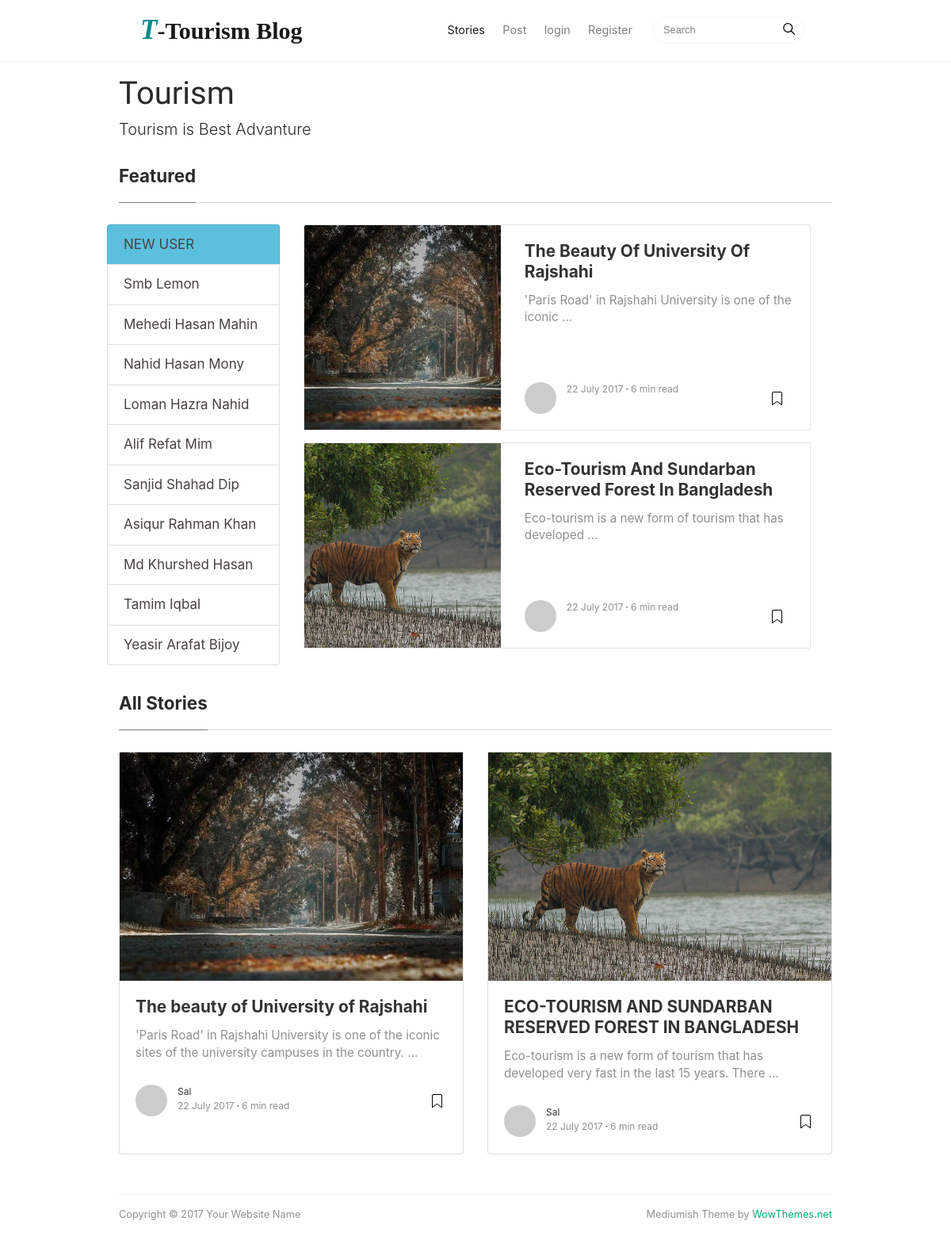
The page / on the database its author committed.
### myapp/models.py (models this page shows, shortened)
class Tourism(models.Model):
    place = models.CharField(max_length=200,blank=True,null=True)
    title = models.CharField(max_length=400)
    image = models.ImageField(null = True,blank = True,upload_to='images/')
    details = RichTextUploadingField()

### myapp/views.py (the view)
# urls.py: path('',PostLIst.as_view(),name='home'),
class PostLIst(ListView):
    model = Tourism
    form_class = RapistForm
    template_name = 'myapp/index.html'
    ordering = ['-id']
    paginate_by = 2

### templates/myapp/index.html (shortened to what this page needs)
{% load static %}
<!DOCTYPE html>
<html lang="en">
<head>
<link href="{% static 'myapp/css/bootstrap.min.css' %}" rel="stylesheet">
<link href="https://maxcdn.bootstrapcdn.com/font-awesome/4.7.0/css/font-awesome.min.css" rel="stylesheet">
<link rel="stylesheet" href="{% static 'myapp/css/main.css' %}">
<link href="{% static 'myapp/css/mediumish.css' %}" rel="stylesheet">
</head>
<body>
<nav class="navbar navbar-toggleable-md navbar-light bg-white fixed-top mediumnavigation">
<div class="container w-75 mx-auto">
	<a class="navbar-brand" style="font-family: Georgia, 'Times New Roman', Times, serif;font-weight: bolder;font-size: 30px;" href="{% url 'home' %}">
	<span style="color:darkcyan;font-size: 35px;font-style: italic;" > T</span>-Tourism Blog
	</a>
	<div class="collapse navbar-collapse" id="navbarsExampleDefault">
		<ul class="navbar-nav ml-auto">
			<li class="nav-item active">
			<a class="nav-link" href="index.html">Stories <span class="sr-only">(current)</span></a>
			</li>
			<li class="nav-item">
			<a class="nav-link" href="post.html">Post</a>
			</li>
			{% if user.is_authenticated%}
			<li class="nav-item">
				<a class="nav-link" href="#">{{user.username}}</a>
				</li>
			<li class="nav-item">
				<a class="nav-link" href="{% url 'logout' %}">logout</a>
			</li>
			{% else %}
			<li class="nav-item">
				<a class="nav-link" href="{% url 'login' %}">login</a>
			</li>
			<li class="nav-item">
				<a class="nav-link" href="{% url 'register' %}">Register</a>
			</li>
			{% endif%}
		</ul>
		<form class="form-inline my-2 my-lg-0">
			<input class="form-control mr-sm-2" type="text" placeholder="Search">
			<span class="search-icon"><svg class="svgIcon-use" width="25" height="25" viewbox="0 0 25 25"><path d="M20.067 18.933l-4.157-4.157a6 6 0 1 0-.884.884l4.157 4.157a.624.624 0 1 0 .884-.884zM6.5 11c0-2.62 2.13-4.75 4.75-4.75S16 8.38 16 11s-2.13 4.75-4.75 4.75S6.5 13.62 6.5 11z"></path></svg></span>
		</form>
	</div>
</div>
</nav>
<div class="w-75 mx-auto">
	<div class="mainheading">
		<h1 class="sitetitle">Tourism</h1>
		<p class="lead">
			Tourism is Best Advanture
		</p>
	</div>
	<section class="featured-posts">
	<div class="section-title">
		<h2><span>Featured</span></h2>
	</div>
	<div class="row">
		<div class="col-md-3 list-group">
			<div>
				<ul class="list-unstyled">
					<li class="list-group-item bg-info"><a class="site-nav-name text-uppercase font-weight-bold" href="#">New user</a></li>
					<li class="list-group-item"><a class="site-nav-name" href="#">Smb Lemon</a></li>
					<li class="list-group-item"><a class="site-nav-name" href="#">Mehedi Hasan Mahin</a></li>
					<li class="list-group-item"><a class="site-nav-name" href="#"> Nahid Hasan Mony</a></li>
					<li class="list-group-item"><a class="site-nav-name" href="#">Loman Hazra Nahid</a></li>
					<li class="list-group-item"><a class="site-nav-name" href="#">Alif Refat Mim</a></li>
					<li class="list-group-item"><a class="site-nav-name" href="#">Sanjid Shahad Dip</a></li>
					<li class="list-group-item"><a class="site-nav-name" href="#"> Asiqur Rahman Khan</a></li>
					<li class="list-group-item"><a class="site-nav-name" href="#">Md Khurshed Hasan</a></li>
					<li class="list-group-item"><a class="site-nav-name" href="#"> Tamim Iqbal</a></li>
					<li class="list-group-item"><a class="site-nav-name" href="#">Yeasir Arafat Bijoy</a></li>
				</ul>
			</div>
		</div>
		<div class="col-md-8">
			<div class="card-columns listfeaturedtag">
		{% for post in object_list %}
				<div class="card shadow-lg bg-dark rounded" style="width: 40rem;">
					<div class="row">
						<div class="col-md-5 wrapthumbnail">
							<a href="post.html">
								<div class="thumbnail" style="background-image:url({{ post.image.url }});">
								</div>
							</a>
						</div>
						<div class="col-md-7">
							<div class="card-block">
								<h2 class="card-title"><a href="{% url 'rapist-detail' post.pk %}">{{post.title | title }}</a></h2>
								<h4 class="card-text">{{post.details|safe|truncatewords:10}}</h4>
								<div class="metafooter">
									<div class="wrapfooter">
										<span class="meta-footer-thumb">
										<a href="author.html"><img class="author-thumb" src="https://www.gravatar.com/avatar/e56154546cf4be74e393c62d1ae9f9d4?s=250&amp;d=mm&amp;r=x" alt="Sal"></a>
										</span>
										<span class="author-meta">
										<span class="post-date">22 July 2017</span><span class="dot"></span><span class="post-read">6 min read</span>
										</span>
										<span class="post-read-more"><a href="post.html" title="Read Story"></a></span>
									</div>
								</div>
							</div>
						</div>
					</div>
				</div>
				{% endfor %}
			</div>
		</div>
	</div>
	</section>
	<section class="recent-posts">
	<div class="section-title">
		<h2><span>All Stories</span></h2>
	</div>
	<div class="card-deck listrecent">
		{% for post in object_list %}
		<div class="card">
			<a href="post.html">
				<img class="img-fluid" src="{{post.image.url}}" alt="">
			</a>
			<div class="card-block">
				<h2 class="card-title"><a href="{% url 'rapist-detail' post.pk %}">{{ post.title }}</a></h2>
				<h4 class="card-text">{{ post.details   | truncatewords:18 | safe}}</h4>
				<div class="metafooter">
					<div class="wrapfooter">
						<span class="meta-footer-thumb">
						<a href="author.html"><img class="author-thumb" src="https://www.gravatar.com/avatar/e56154546cf4be74e393c62d1ae9f9d4?s=250&amp;d=mm&amp;r=x" alt="Sal"></a>
						</span>
						<span class="author-meta">
						<span class="post-name"><a href="author.html">Sal</a></span><br/>
						<span class="post-date">22 July 2017</span><span class="dot"></span><span class="post-read">6 min read</span>
						</span>
						<span class="post-read-more"><a href="post.html" title="Read Story"></a></span>
					</div>
				</div>
			</div>
		</div>
		{% endfor %}
	</div>
	</section>
	<div class="footer">
		<p class="pull-left">
			 Copyright &copy; 2017 Your Website Name
		</p>
		<p class="pull-right">
			 Mediumish Theme by <a target="_blank" href="https://www.wowthemes.net">WowThemes.net</a>
		</p>
		<div class="clearfix">
		</div>
	</div>
</div>
</body>
</html>

### static/myapp/css/main.css (style rules this page uses)
.site-nav-name { font-size: 17px; font-weight: normal; color: rgb(72, 66, 66); }

### static/myapp/css/mediumish.css (style rules this page uses)
body { padding-top:5rem; }
.mainheading { padding:1rem 0rem; }
a { color:#00ab6b; }
a,a:hover { transition:all 0.2s; }
.mediumnavigation { background:rgba(255,255,255,.97); box-shadow:0 2px 2px -2px rgba(0,0,0,.15); }
section { margin-bottom:20px; }
.section-title h2 { border-bottom:1px solid rgba(0,0,0,.15); margin-bottom:25px; font-weight:700; font-size:1.4rem; margin-bottom:27px; }
.section-title span { border-bottom:1px solid rgba(0,0,0,.44); display:inline-block; padding-bottom:20px; margin-bottom:-1px; }
@media (min-width:576px) { .card-columns.listfeaturedtag { -webkit-column-count:2; -moz-column-count:2; column-count:2; } }
@media (min-width:992px) { .navbar-toggleable-md .navbar-nav .nav-link { padding-right:.7rem; padding-left:.7rem; width: 100%; } }
.card-columns .card { margin-bottom:20px; }
.listfeaturedtag .wrapthumbnail { height:258px; flex:0 0 auto; }
.listfeaturedtag .card { border:1px solid rgba(0,0,0,.1); border-radius:2px; height:260px; padding-left:0; margin-bottom:15px; }
.listfeaturedtag .thumbnail { background-size:cover; height:100%; display:block; background-position:38% 22% !important; background-origin:border-box!important; border-top-left-radius:2px; }
.listfeaturedtag .card-block { padding-left:0; }
.listfeaturedtag h2.card-title,.listrecent h2.card-title { font-size:1.3rem; font-weight:700; line-height: 1.25; }
.listfeaturedtag h2.card-title a,.listrecent h2.card-title a { color:rgba(0,0,0,.8); }
.listfeaturedtag h4.card-text,.listrecent h4.card-text { color:rgba(0,0,0,.44); font-size:0.95rem; line-height:1.4; font-weight:400; }
.listfeaturedtag .wrapfooter { position:absolute; bottom:20px; font-size:12px; display:block; width:85%; }
.listrecent .wrapfooter { font-size:12px; margin-top:30px; }
.author-thumb { width:40px; height:40px; float:left; margin-right:13px; border-radius:100%; }
.author-meta { flex:1 1 auto; white-space:nowrap!important; text-overflow:ellipsis!important; overflow:hidden!important; }
span.post-name,span.post-date,span.author-meta { display:inline-block; }
span.post-date,span.post-read { color:rgba(0,0,0,.44); }
span.post-read-more { align-items:center; display:inline-block; float:right; margin-top:8px; }
span.post-read-more a { color:rgba(0,0,0,.44); }
span.post-name a,span.post-read-more a:hover { color:rgba(0,0,0,.8); }
.dot:after { content:"·"; margin-left:3px; margin-right:3px; }
.mediumnavigation .form-control { font-size:0.8rem; border-radius:30px; overflow:hidden; border:1px solid rgba(0,0,0,0.04); }
.mediumnavigation .form-inline { margin-left:15px; }
.mediumnavigation .navbar-brand { font-weight:500; }
.mediumnavigation .nav-item,.dropdown-menu { font-size:0.9rem; }
.mediumnavigation .search-icon { margin-left:-40px; display:inline-block; margin-top:3px; cursor:pointer; }
.mainheading h1.sitetitle { font-family:Righteous; }
.footer { border-top:1px solid rgba(0,0,0,.05)!important; padding-top:15px; padding-bottom:12px; font-size:0.8rem; color:rgba(0,0,0,.44); margin-top:50px; }
.card { border-radius:4px; }

### rows shown on the page
Tourism: image (picture), title "The Beauty Of University Of Rajshahi", details "'Paris Road' in Rajshahi University is one of the iconic …", title "The beauty of University of Rajshahi", details "'Paris Road' in Rajshahi University is one of the iconic sites of the university campuses in the country. …"
Tourism: image (picture), title "Eco-Tourism And Sundarban Reserved Forest In Bangladesh", details "Eco-tourism is a new form of tourism that has developed …", title "ECO-TOURISM AND SUNDARBAN RESERVED FOREST IN BANGLADESH", details "Eco-tourism is a new form of tourism that has developed very fast in the last 15 years. There …"
